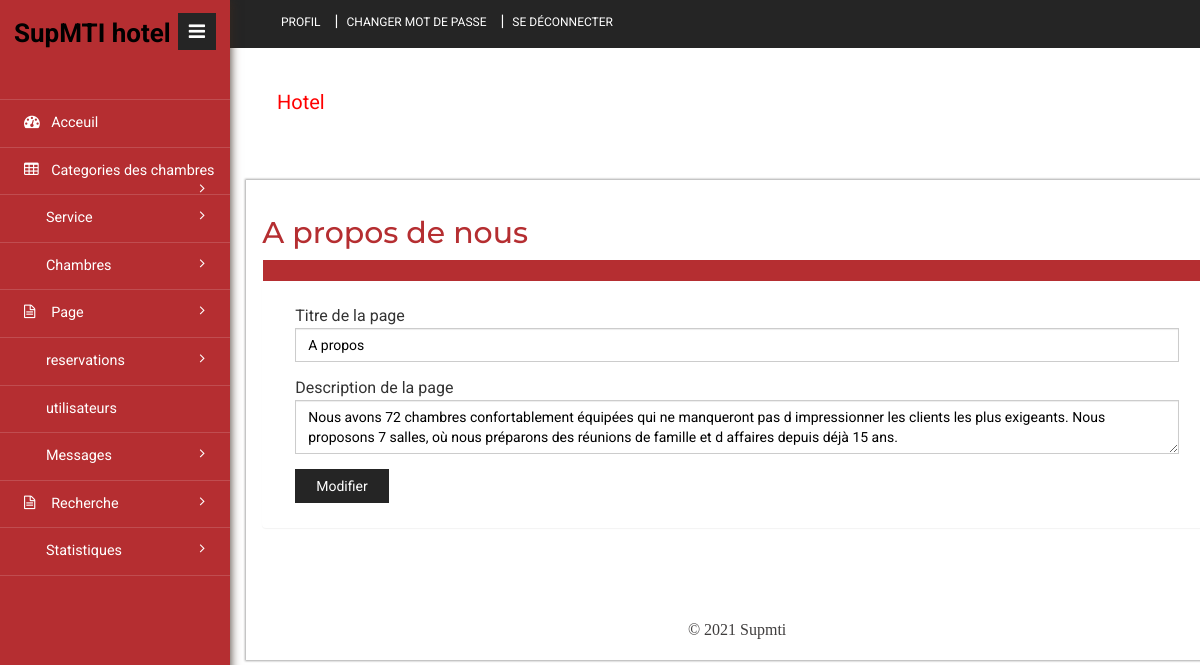
/supmti/admin/aboutus.php (signed in), run on the app's committed database.
### tables this page shows
CREATE TABLE `tblpage` (
  `ID` int(10) NOT NULL,
  `PageType` varchar(120) DEFAULT NULL,
  `PageTitle` varchar(200) DEFAULT NULL,
  `PageDescription` mediumtext DEFAULT NULL,
  `Email` varchar(120) DEFAULT NULL,
  `MobileNumber` bigint(10) DEFAULT NULL,
  `UpdationDate` timestamp NULL DEFAULT NULL ON UPDATE current_timestamp()
);

### supmti/admin/aboutus.php (the view, shortened to what this page needs)
<?php
include('includes/dbconnection.php');
if (strlen($_SESSION['hbmsaid']==0)) {
  header('location:logout.php');
  } else{
  ?>
<!DOCTYPE HTML>
<html>
<head>
<link href="css/bootstrap.min.css" rel='stylesheet' type='text/css' />
<link href="css/style.css" rel='stylesheet' type='text/css' />
<link href="css/font-awesome.css" rel="stylesheet">
<link rel="stylesheet" href="css/icon-font.min.css" type='text/css' />
</head>
<body>
   <div class="page-container">
	<div class="left-content">
	   <div class="inner-content">
			<?php include_once('includes/header.php');?>
			<div class="content">
<div class="women_main">
	<div class="grids">
					<div class="progressbar-heading grids-heading">
						<h2>A propos de nous</h2>
					</div>
					<div class="panel panel-widget forms-panel">
						<div class="forms">
							<div class="form-grids widget-shadow" data-example-id="basic-forms">
								<div class="form-title">
								</div>
								<div class="form-body">
									<form method="post" enctype="multipart/form-data">
										<?php
$sql="SELECT * from  tblpage where PageType='aboutus'";
$query = $dbh -> prepare($sql);
$query->execute();
$results=$query->fetchAll(PDO::FETCH_OBJ);
$cnt=1;
if($query->rowCount() > 0)
{
foreach($results as $row)
{               ?>
										<div class="form-group"> <label for="exampleInputEmail1">Titre de la page</label> <input type="text" name="pagetitle" id="pagetitle" required="true" value="<?php  echo $row->PageTitle;?>" class="form-control"> </div>
                                                    <div class="form-group"> <label for="exampleInputEmail1">Description de la page</label> <textarea type="text" name="pagedes" id="pagedes" required="true"class="form-control"><?php  echo $row->PageDescription;?></textarea> </div>
									<?php $cnt=$cnt+1;}} ?>
									   <button type="submit" class="btn btn-default" name="submit">Modifier</button> </form>
								</div>
							</div>
						</div>
					</div>
				</div>
<?php include_once('includes/footer.php');?>
</div>
</div>
		</div>
</div>
			<?php include_once('includes/sidebar.php');?>
							</div>
</body>
</html><?php }  ?>

### data on the page
tblpage: pagetitle "A propos", pagedes "Nous avons 72 chambres confortablement équipées qui ne manqueront pas d impressionner les clients les plus exigeants. Nous proposons 7 salles, où nous préparons des réunions de famille et d affaires depuis déjà 15 ans."
